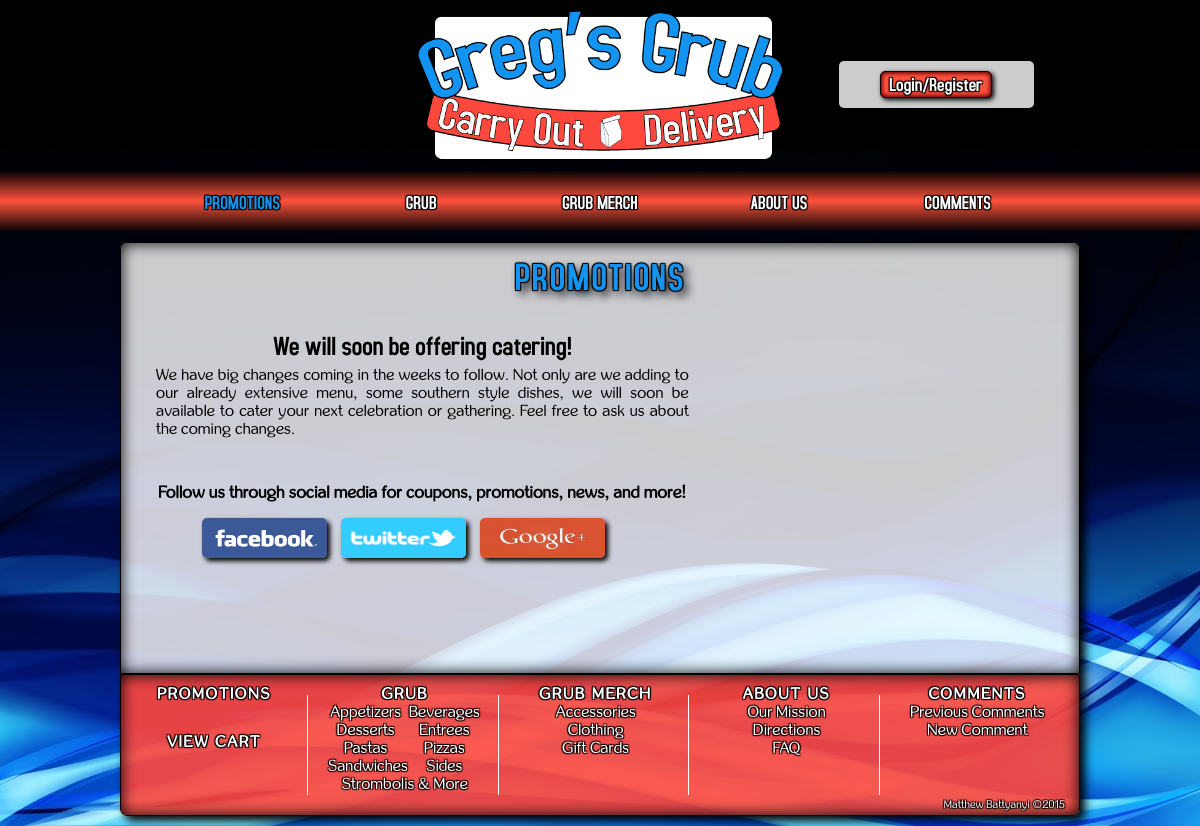
The page / on the database its author committed.
### tables this page shows
CREATE TABLE IF NOT EXISTS `information` (
  `infoID` int(11) NOT NULL AUTO_INCREMENT,
  `infoName` varchar(45) DEFAULT NULL,
  `infoText` text,
  `infoFAQ` text,
  `infoMainPhotoURL` varchar(155) DEFAULT NULL,
  `infoSmallPhotoURL` varchar(155) DEFAULT NULL,
  PRIMARY KEY (`infoID`)
);

CREATE TABLE IF NOT EXISTS `categories` (
  `categoryID` int(11) NOT NULL,
  `categoryName` varchar(45) NOT NULL,
  PRIMARY KEY (`categoryID`)
);

### model/general_functions.php (called while the page is built, shortened)
<?php
function get_grub_menu(){
	global $db;
	$query = "SELECT * FROM categories WHERE categoryID < 10 ORDER BY categoryName";
	$results = $db->query($query);
	return $results;
}
function get_current_promo(){
	global $db;
	$query = "SELECT * FROM information WHERE infoName = 'promo'";
	$results = $db->query($query);
	$results = $results->fetch();
	return $results;
}
?>

### promotions.php (the view, shortened to what this page needs)
<?php
	include 'view/header.php';
	$promotions = get_current_promo();
?>
<div id="content_container" class="fit5">
    <h3 class="headings1">PROMOTIONS</h3>
    <div id="promotions_container">
		<h2><?php echo $promotions['infoFAQ']; ?></h2>
		<p><?php echo $promotions['infoText']; ?></p>
    </div>
    <div id="social_media_container">
		<p>Follow us through social media for coupons, promotions, news, and more!</p>
        <div id="social_media">
			<a href="https://www.facebook.com/pages/Gregs-Grub/364436600411024" target="_blank"><img class="facebook" src="images/facebook.jpg" alt="Facebook Logo"></a>
			<a href="https://twitter.com/gregsgrub" target="_blank"><img class="twitter" src="images/Twitter.png" alt="Twitter Logo"></a>
			<a href="https://plus.google.com/u/0/b/110904064100700795623/110904064100700795623/about" target="_blank"><img class="google" src="images/google.jpg" alt="Google Logo"></a>
		</div>
    </div>
</div>
<?php include 'view/footer.php'; ?>

### index.php (shortened to what this page needs)
<?php
require('model/database.php');
require('model/general_functions.php');
if (isset($_POST['action'])) {
    $action = $_POST['action'];
} else if (isset($_GET['action'])) {
    $action = $_GET['action'];
} else if (!isset($_SESSION['userID'])) {
	$action = 'promotions';
} else if (isset($_SESSION['userID'])) {
	$userID = $_SESSION['userID'];
	$action = 'promotions';
}
if ($action == 'promotions'){
    include('promotions.php');
} else if ($action == 'menu_main'){
    $categories2 = get_grub_menu();
    if (isset($_GET['categoryID']))
        $categoryID = $_GET['categoryID'];
    else
        $categoryID = 99;
    include ('menu_main.php');
} else if ($action == 'about'){
    include ('about.php');
} else if ($action == 'merch'){
    $merch_menu = get_merch_menu();
    if (isset($_GET['categoryID']))
        $categoryID = $_GET['categoryID'];
    else
        $categoryID = 99;
    include ('merch.php');
} else if($action == 'register'){
    include ('register.php');
} else if ($action == 'comments'){
    include('comments.php');
} else if ($action == 'register_users') {
    if(isset($_POST['g-recaptcha-response'])){
        $captcha=$_POST['g-recaptcha-response'];
    }
    if(!$captcha){
        $msg = '<p class="error">Please check the the captcha form.</p>';
        include('register.php');
    } else {
        add_user(enter($_POST['userEmail']), enter($_POST['userName']), enter(password_hash($_POST['userPassword'], PASSWORD_DEFAULT)), enter($_POST['userLevel']));
        $user = last_user();
        add_name(enter($_POST['fName']), enter($_POST['lName']), enter($_POST['phone']), enter($user['userID']));
        $name = last_name();
        add_customer(enter($name['nameID']), enter($_POST['address1']), enter($_POST['address2']), enter($_POST['city']), enter($_POST['stateCode']), enter($_POST['postalCode']));
        $productID = '';
        include('login_page.php');
    }
} else if ($action == 'faq_page'){
    $faqs = get_faqs();
    include('faq_page.php');
} else if ($action =="search_results"){
    $search = $_POST['search'];
    $search_results = search_menu(enter($search));
    include('search_results.php');
} else if ($action == 'directions_page'){
    include('directions_page.php');
} else if ($action == 'product_details'){
    include('product_details.php');
} else if ($action == 'mission'){
    include('mission.php');
} else if ($action == 'under_construction'){
    include('under_construction.php');
} else if ($action == 'logout'){
    session_unset();
    session_destroy();
    include('logout.php');
} else if ($action == 'login_page'){
    if (isset($_GET['productID']))
        $productID = $_GET['productID'];
    else
        $productID = '';
    include('login_page.php');
} else if ($action == 'login'){
    $error = "";
    $userName = $_POST['userName'];
    $userPassword = $_POST['userPassword'];
    $productID = $_POST['productID'];
    $results = check_user($userName);
    $pass = $results['userPassword'];
    $userID = $results['userID'];
    $userLevel = $results['userLevel'];
    $verified = password_verify($userPassword, $pass);
    $employee = get_employee_all($userID);
    $jobStatus = $employee['jobStatus'];
    $names = get_name($userID);
    $fName = $names['fName'];
    $lName = $names['lName'];
    session_regenerate_id();
    $_SESSION['jobStatus'] = $jobStatus;
    $_SESSION['userID'] = $userID;
    $_SESSION['userLevel'] = $userLevel;
    $_SESSION['fName'] = $fName;
    $_SESSION['lName'] = $lName;
    if ($verified){
    	if ($userLevel == 'A') {
            $_SESSION['editAdmin'] = 'No';
    		header('Location: http://localhost/web289/gregsgrub/admin/');
            exit();
        }
        else if ($userLevel == 'E' && $jobStatus == 'Employed'){
            header('Location: http://localhost/web289/gregsgrub/emp/');
            exit();
        }
        else if ($userLevel == 'C'){
            if ($productID != ''){
                header("Location: http://localhost/web289/gregsgrub/cust/index.php?action=order_page&productID=$productID");
                exit();
            }
            header('Location: http://localhost/web289/gregsgrub/cust/');
            exit();
        }
        else if ($userLevel == 'E'){
            include('not_empl.php');
        } else {
    		include('non_user.php');
        }
    }
    else {
        $error = "Login Failure";
        include('login_page.php');
    }
} else if ($action =='404page'){
    include('404page.php');
}
?>

### view/header.php (shortened to what this page needs)
<?php
	$categories3 = get_grub_menu();
?>
<!doctype html>
<html>
<head>
	<link rel="stylesheet" href="//localhost/web289/gregsgrub/css/main.css">
	<link rel="stylesheet" href="//localhost/web289/gregsgrub/plugin/jquery-ui.css">
	<link rel="stylesheet" href="//localhost/web289/gregsgrub/css/bjqs.css">
</head>
<body>
	<header>
		<img src="//localhost/web289/gregsgrub/images/logo1.png" alt="Logo">
		<div id="login_container">
		<?php if (!isset($_SESSION['userID'])) { ?>
			<div id="login_buttons1">
			<p><a class="buttons" href="http://localhost/web289/gregsgrub/index.php?action=login_page">Login/Register</a></p>
			<?php } ?>
		    </div>
	    </div>
	</header>
	<nav>
		<div id="nav_bar">
			<ul>
				<li><a id="mpromo" href="http://localhost/web289/gregsgrub/index.php?action=promotions">PROMOTIONS</a></li>
				<li><a id="mgrub" href="http://localhost/web289/gregsgrub/index.php?action=menu_main">GRUB</a>
				</li>
				<li><a id="mmerch" href="http://localhost/web289/gregsgrub/index.php?action=merch">GRUB MERCH</a>
				</li>
				<li><a id="mabout" href="http://localhost/web289/gregsgrub/index.php?action=about">ABOUT US</a>
				</li>
				<li><a id="mcomm" href="http://localhost/web289/gregsgrub/index.php?action=comments">COMMENTS</a>
				</li>
			</ul>
		</div>
	</nav>
	<div id="main_content">

### view/footer.php
<?php
$categories2 = get_grub_menu();
?>
	<div id="footer_bar">
		<p class="copy">Matthew Battyanyi &copy;2015</p>
		<ul class="inline width-5">
			<li class="bold-map"><a href="http://localhost/web289/gregsgrub/index.php?action=promotions">PROMOTIONS</a></li>
			<li class="bold-map"><a href="http://localhost/web289/gregsgrub/cust/index.php?action=view_cart">VIEW CART</a></li>
		</ul>
		<ul class="inline width-5">
			<li class="bold-map"><a href="http://localhost/web289/gregsgrub/index.php?action=menu_main">GRUB</a></li>
			<div class="center-2">
		<?php foreach ($categories2 as $category) : ?>
			<li class="inline width-2"><a href="http://localhost/web289/gregsgrub/index.php?action=menu_main&amp;categoryID=<?php echo $category['categoryID']; ?>"><?php echo $category['categoryName']; ?></a></li>
		<?php endforeach; ?>
		</div>
		</ul>
		<ul class="inline width-5">
			<li class="bold-map"><a href="http://localhost/web289/gregsgrub/index.php?action=merch">GRUB MERCH</a></li>
			<li><a href="http://localhost/web289/gregsgrub/index.php?action=merch&amp;categoryID=13">Accessories</a></li>
			<li><a href="http://localhost/web289/gregsgrub/index.php?action=merch&amp;categoryID=11">Clothing</a></li>
			<li><a href="http://localhost/web289/gregsgrub/index.php?action=merch&amp;categoryID=12">Gift Cards</a></li>
		</ul>
		<ul class="inline width-5">
			<li class="bold-map"><a href="http://localhost/web289/gregsgrub/index.php?action=about">ABOUT US</a></li>
			<li><a href="http://localhost/web289/gregsgrub/index.php?action=mission">Our Mission</a></li>
			<li><a href="http://localhost/web289/gregsgrub/index.php?action=directions_page">Directions</a></li>
			<li><a href="http://localhost/web289/gregsgrub/index.php?action=faq_page">FAQ</a></li>
		</ul>
		<ul class="inline width-5">
			<li class="bold-map"><a href="http://localhost/web289/gregsgrub/index.php?action=comments">COMMENTS</a></li>
			<li><a href="http://localhost/web289/gregsgrub/cust/index.php?action=prev_comments">Previous Comments</a></li>
			<li><a href="http://localhost/web289/gregsgrub/cust/index.php?action=new_comments">New Comment</a></li>
		</ul>
	</div>
</div>
</body>
</html>

### rows shown on the page
information: infoFAQ "We will soon be offering catering!", infoText "We have big changes coming in the weeks to follow. Not only are we adding to our already extensive menu, some southern style dishes, we will soon be available to cater your next celebration or gathering. Feel free to ask us about the coming changes."
categories: categoryName "Appetizers"
categories: categoryName "Beverages"
categories: categoryName "Desserts"
categories: categoryName "Entrees"
categories: categoryName "Pastas"
categories: categoryName "Pizzas"
categories: categoryName "Sandwiches"
categories: categoryName "Sides"
categories: categoryName "Strombolis & More"
